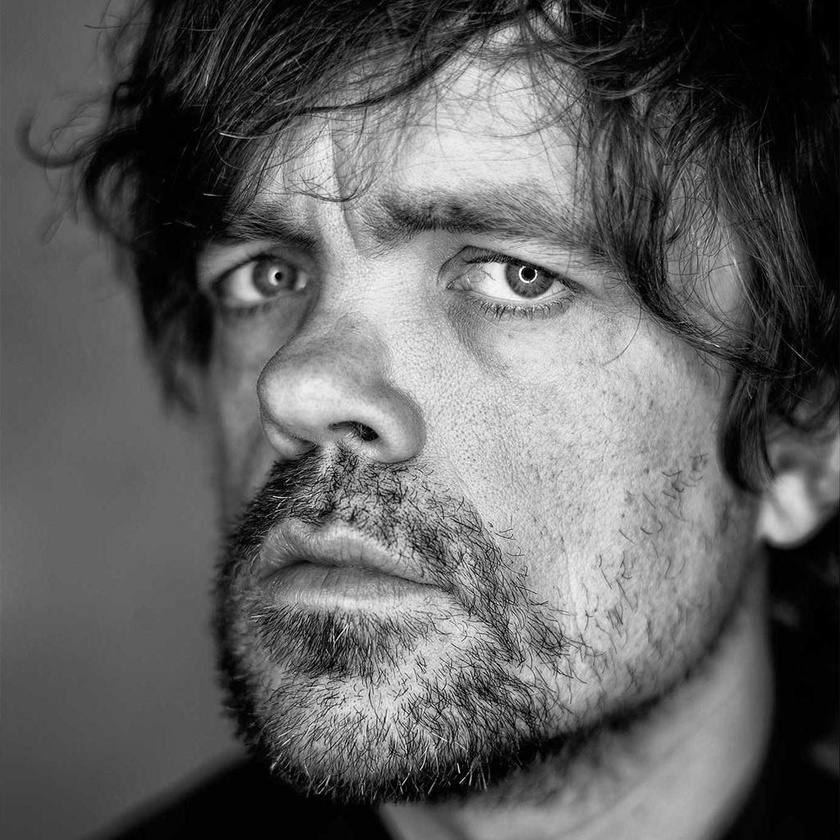
#> input picture Sabyasachi-250938-Week1/tyrion.jpg, 840 x 840 px, shrunk from 1024 x 1024 before the run
$ python sobel.py   (older library calls are emulated)
#> lines starting #> are read from the running program, lines starting #| are printed output that depends on the picture; after the words box and inside, x2 and y2 are one past the last pixel; in counts of white or black regions, pixels touching at a corner belong together
import cv2
import cv2 as cv
import numpy as np

img = cv.imread("tyrion.jpg", cv.IMREAD_GRAYSCALE)
#> img is the input picture: shape (840, 840); min 0, max 255, mean 96.5

cv.imshow("img", img)

sobel_x = cv2.Sobel(img, cv2.CV_64F, 1, 0, ksize=17)
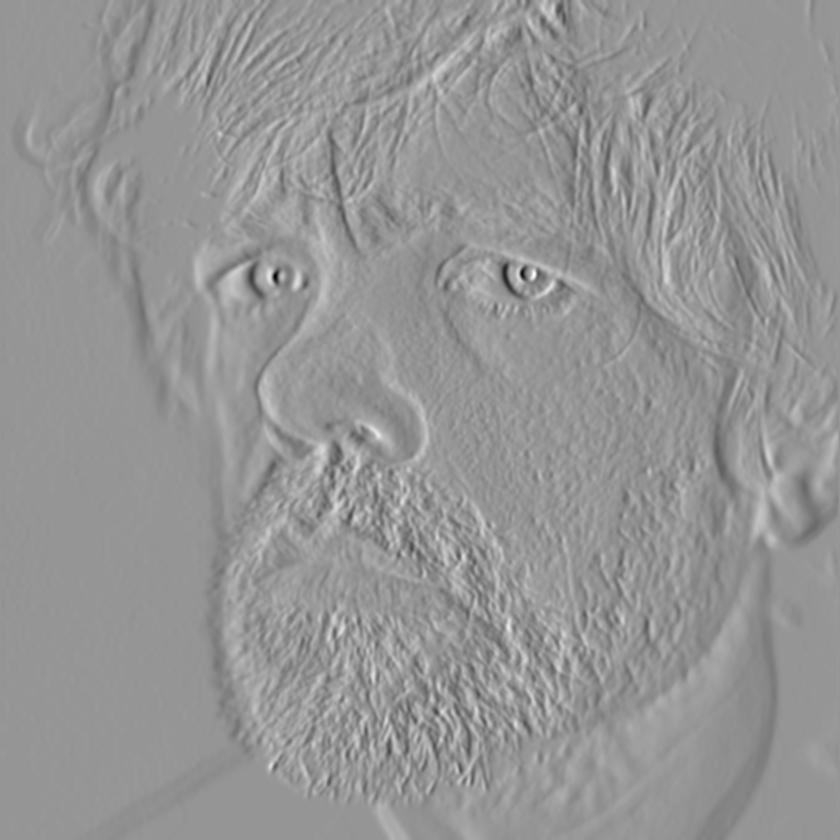
#> sobel_x: shape (840, 840) float64; min -7.77e+10, max 5.47e+10, mean -172361800.5; drawn with min black and max white
cv.imshow("sobel_x (scaled)", sobel_x/(np.max(sobel_x) - np.min(sobel_x)))

sobel_y = cv2.Sobel(img, cv2.CV_64F, 0, 1, ksize=17)
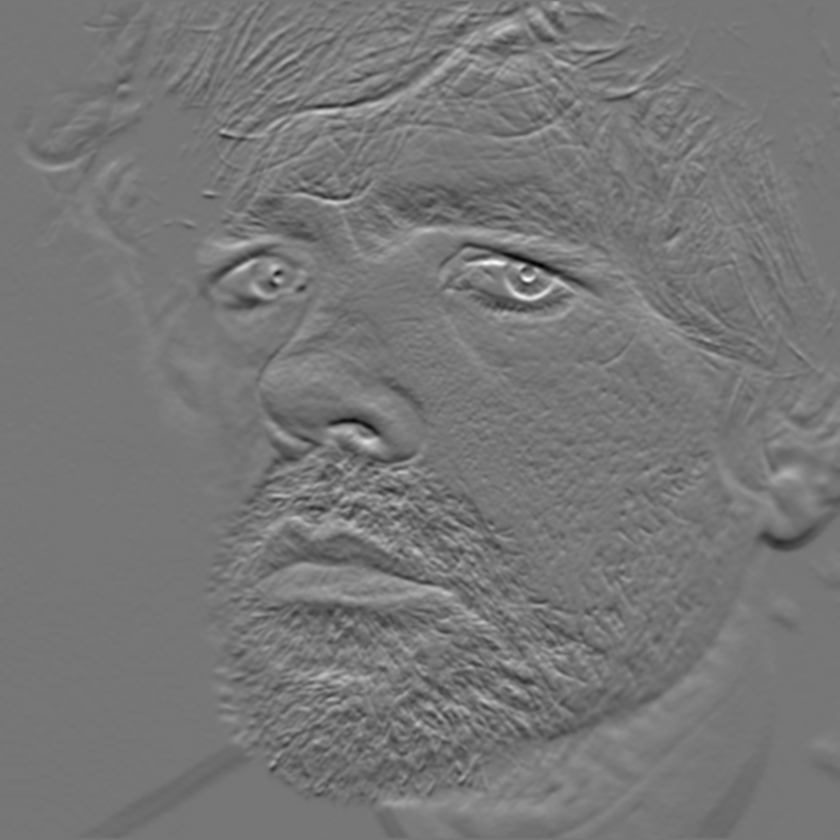
#> sobel_y: shape (840, 840) float64; min -5.85e+10, max 6.67e+10, mean 87641831.7; drawn with min black and max white
cv.imshow("sobel_y (scaled)", sobel_y/(np.max(sobel_y) - np.min(sobel_y)))


magnitude = np.sqrt(sobel_x**2 + sobel_y**2)
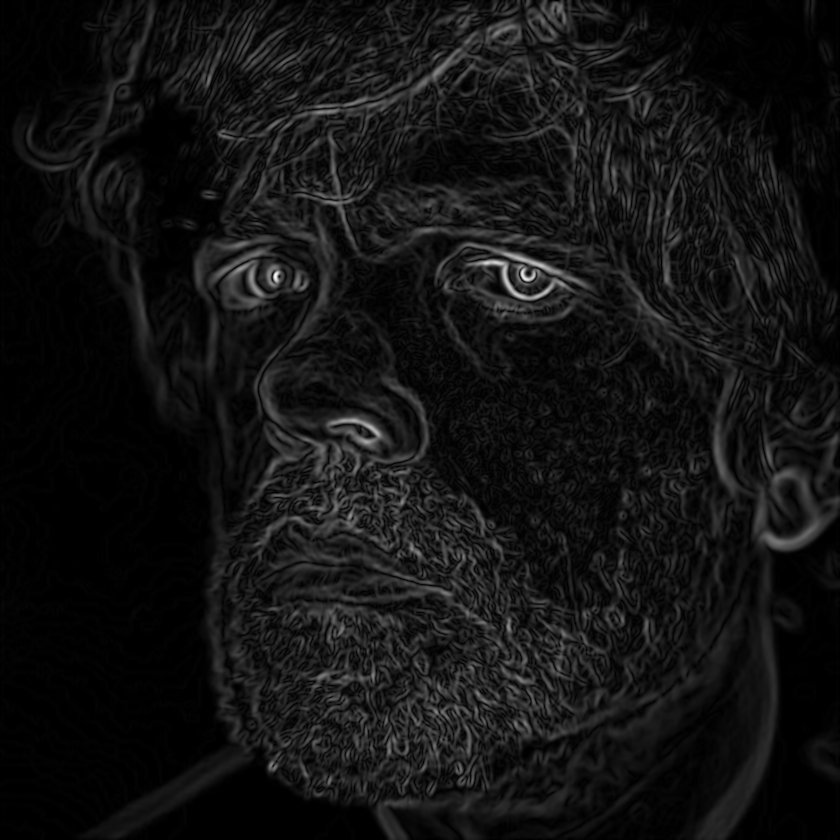
#> magnitude: shape (840, 840) float64; min 0, max 7.85e+10, mean 5.92e+09; drawn with min black and max white

magnitude /= np.max(magnitude)
cv.imshow("raw_mag", magnitude)
edges = (magnitude > 0.2).astype(float)
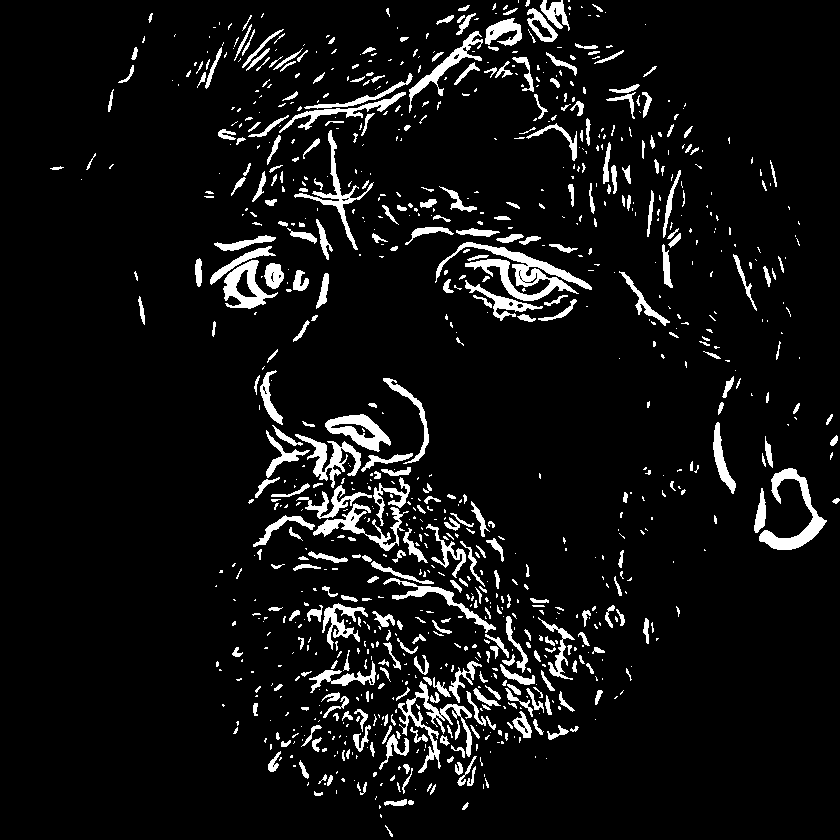
#> edges: shape (840, 840) float64; values 0 (black) and 1 (white), 7.3% white; 972 white regions (603 under 20 px), largest, box (x1, y1, x2, y2) and area: (435, 242, 592, 301) 2552, (759, 468, 827, 550) 1549, (398, 681, 472, 773) 1378
cv.imshow("edges", edges)
cv.waitKey(0)
